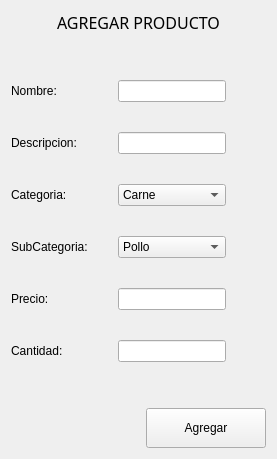
                  <widget class="QWidget" name="page_agregar_inventario">
                   <layout class="QVBoxLayout" name="verticalLayout_11">
                    <item>
                     <layout class="QVBoxLayout" name="verticalLayout_10">
                      <item>
                       <widget class="QLabel" name="label_7">
                        <property name="font">
                         <font>
                          <family>Arial Black</family>
                          <pointsize>12</pointsize>
                          <italic>false</italic>
                          <bold>false</bold>
                         </font>
                        </property>
                        <property name="text">
                         <string>AGREGAR PRODUCTO</string>
                        </property>
                        <property name="alignment">
                         <set>Qt::AlignCenter</set>
                        </property>
                       </widget>
                      </item>
                      <item>
                       <spacer name="verticalSpacer_2">
                        <property name="orientation">
                         <enum>Qt::Vertical</enum>
                        </property>
                        <property name="sizeHint" stdset="0">
                         <size>
                          <width>20</width>
                          <height>40</height>
                         </size>
                        </property>
                       </spacer>
                      </item>
                      <item>
                       <layout class="QHBoxLayout" name="horizontalLayout_7">
                        <property name="spacing">
                         <number>30</number>
                        </property>
                        <item>
                         <layout class="QVBoxLayout" name="verticalLayout_7">
                          <property name="spacing">
                           <number>30</number>
                          </property>
                          <item>
                           <widget class="QLabel" name="label">
                            <property name="text">
                             <string>Nombre:</string>
                            </property>
                           </widget>
                          </item>
                          <item>
                           <widget class="QLabel" name="label_2">
                            <property name="text">
                             <string>Descripcion:</string>
                            </property>
                           </widget>
                          </item>
                          <item>
                           <widget class="QLabel" name="label_5">
                            <property name="text">
                             <string>Categoria:</string>
                            </property>
                           </widget>
                          </item>
                          <item>
                           <widget class="QLabel" name="label_6">
                            <property name="text">
                             <string>SubCategoria:</string>
                            </property>
                           </widget>
                          </item>
                          <item>
                           <widget class="QLabel" name="label_4">
                            <property name="text">
                             <string>Precio:</string>
                            </property>
                           </widget>
                          </item>
                          <item>
                           <widget class="QLabel" name="label_3">
                            <property name="text">
                             <string>Cantidad:</string>
                            </property>
                           </widget>
                          </item>
                         </layout>
                        </item>
                        <item>
                         <layout class="QVBoxLayout" name="verticalLayout_6">
                          <property name="spacing">
                           <number>30</number>
                          </property>
                          <item>
                           <widget class="QLineEdit" name="lineEdit">
                            <property name="minimumSize">
                             <size>
                              <width>0</width>
                              <height>0</height>
                             </size>
                            </property>
                           </widget>
                          </item>
                          <item>
                           <widget class="QLineEdit" name="lineEdit_2">
                            <property name="minimumSize">
                             <size>
                              <width>0</width>
                              <height>0</height>
                             </size>
                            </property>
                           </widget>
                          </item>
                          <item>
                           <widget class="QComboBox" name="comboBox">
                            <property name="contextMenuPolicy">
                             <enum>Qt::DefaultContextMenu</enum>
                            </property>
                            <property name="currentText">
                             <string>Carne</string>
                            </property>
                            <item>
                             <property name="text">
                              <string>Carne</string>
                             </property>
                            </item>
                            <item>
                             <property name="text">
                              <string>Despensa</string>
                             </property>
                            </item>
                           </widget>
                          </item>
                          <item>
                           <widget class="QComboBox" name="comboBox_2">
                            <item>
                             <property name="text">
                              <string>Pollo</string>
                             </property>
                            </item>
                            <item>
                             <property name="text">
                              <string>Res</string>
                             </property>
                            </item>
                            <item>
                             <property name="text">
                              <string>Cerdo</string>
                             </property>
                            </item>
                            <item>
                             <property name="text">
                              <string>Pescado</string>
                             </property>
                            </item>
                           </widget>
                          </item>
                          <item>
                           <widget class="QLineEdit" name="lineEdit_4">
                            <property name="minimumSize">
                             <size>
                              <width>0</width>
                              <height>0</height>
                             </size>
                            </property>
                           </widget>
                          </item>
                          <item>
                           <widget class="QLineEdit" name="lineEdit_3">
                            <property name="minimumSize">
                             <size>
                              <width>0</width>
                              <height>0</height>
                             </size>
                            </property>
                           </widget>
                          </item>
                         </layout>
                        </item>
                        <item>
                         <spacer name="horizontalSpacer_7">
                          <property name="orientation">
                           <enum>Qt::Horizontal</enum>
                          </property>
                          <property name="sizeHint" stdset="0">
                           <size>
                            <width>40</width>
                            <height>20</height>
                           </size>
                          </property>
                         </spacer>
                        </item>
                       </layout>
                      </item>
                      <item>
                       <spacer name="verticalSpacer">
                        <property name="orientation">
                         <enum>Qt::Vertical</enum>
                        </property>
                        <property name="sizeHint" stdset="0">
                         <size>
                          <width>20</width>
                          <height>40</height>
                         </size>
                        </property>
                       </spacer>
                      </item>
                     </layout>
                    </item>
                    <item>
                     <layout class="QHBoxLayout" name="horizontalLayout_9">
                      <item>
                       <spacer name="horizontalSpacer_6">
                        <property name="orientation">
                         <enum>Qt::Horizontal</enum>
                        </property>
                        <property name="sizeHint" stdset="0">
                         <size>
                          <width>40</width>
                          <height>20</height>
                         </size>
                        </property>
                       </spacer>
                      </item>
                      <item>
                       <widget class="QPushButton" name="btn_agregar_producto">
                        <property name="minimumSize">
                         <size>
                          <width>120</width>
                          <height>40</height>
                         </size>
                        </property>
                        <property name="text">
                         <string>Agregar</string>
                        </property>
                        <property name="iconSize">
                         <size>
                          <width>40</width>
                          <height>40</height>
                         </size>
                        </property>
                       </widget>
                      </item>
                     </layout>
                    </item>
                   </layout>
                  </widget>
